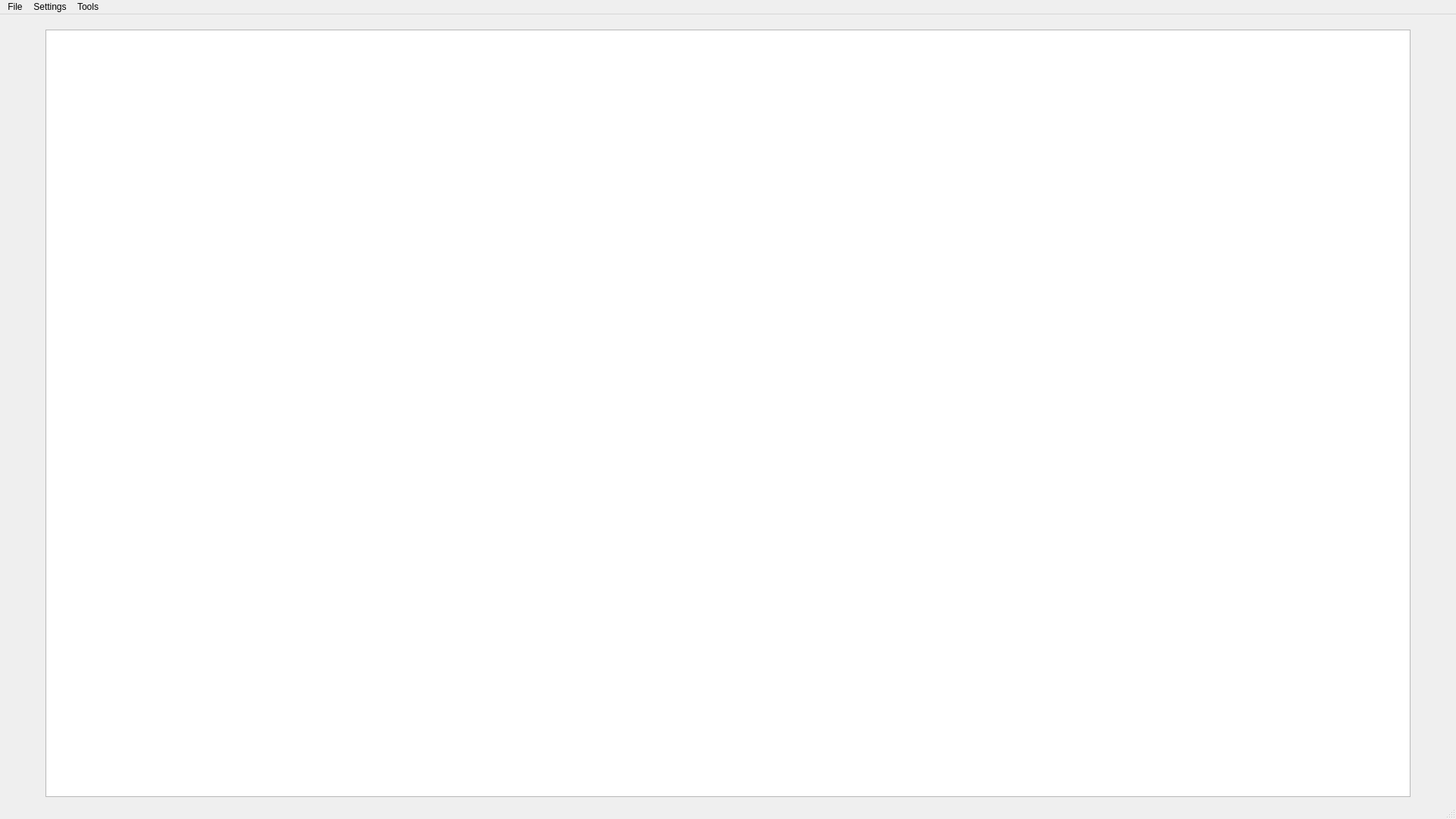
<?xml version="1.0" encoding="UTF-8"?>
<ui version="4.0">
 <class>MainWindow</class>
 <widget class="QMainWindow" name="MainWindow">
  <property name="geometry">
   <rect>
    <x>0</x>
    <y>0</y>
    <width>1920</width>
    <height>1080</height>
   </rect>
  </property>
  <property name="windowTitle">
   <string>MainWindow</string>
  </property>
  <widget class="QWidget" name="centralwidget">
   <widget class="QGraphicsView" name="graphicsView">
    <property name="geometry">
     <rect>
      <x>60</x>
      <y>20</y>
      <width>1800</width>
      <height>1012</height>
     </rect>
    </property>
    <property name="backgroundBrush">
     <brush brushstyle="SolidPattern">
      <color alpha="255">
       <red>50</red>
       <green>50</green>
       <blue>50</blue>
      </color>
     </brush>
    </property>
    <property name="foregroundBrush">
     <brush brushstyle="NoBrush">
      <color alpha="255">
       <red>50</red>
       <green>50</green>
       <blue>50</blue>
      </color>
     </brush>
    </property>
   </widget>
  </widget>
  <widget class="QMenuBar" name="menubar">
   <property name="geometry">
    <rect>
     <x>0</x>
     <y>0</y>
     <width>1920</width>
     <height>21</height>
    </rect>
   </property>
   <widget class="QMenu" name="menuFile">
    <property name="title">
     <string>File</string>
    </property>
    <addaction name="separator"/>
    <addaction name="separator"/>
   </widget>
   <widget class="QMenu" name="menuSettings">
    <property name="title">
     <string>Settings</string>
    </property>
   </widget>
   <widget class="QMenu" name="menuTools">
    <property name="title">
     <string>Tools</string>
    </property>
    <addaction name="separator"/>
   </widget>
   <addaction name="menuFile"/>
   <addaction name="menuSettings"/>
   <addaction name="menuTools"/>
  </widget>
  <widget class="QStatusBar" name="statusbar"/>
 </widget>
 <resources/>
 <connections/>
</ui>
